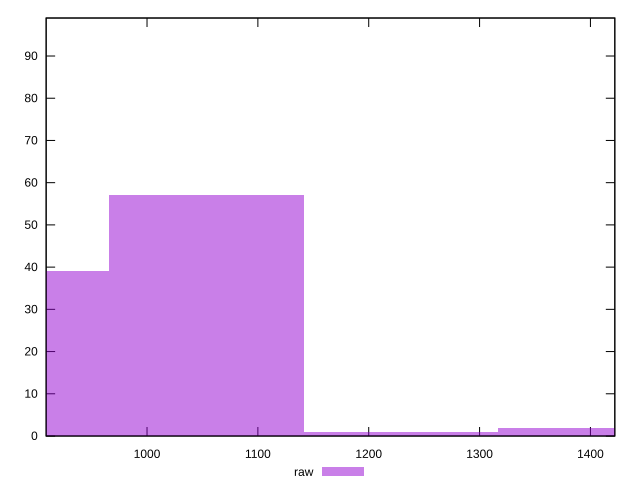

This figure's gnuplot source:
reset

$raw <<EOF
1229.1569938876416 1
1404.7508501573047 2
1053.5631376179786 57
877.9692813483155 39
EOF

set key outside below
set boxwidth 175.5938562696631
set xrange [909:1422]
set yrange [0:99]
set trange [0:99]
set style fill transparent solid 0.5 noborder
set terminal svg size 640, 490 enhanced background rgb 'white'
set output "report/report_00029_2021-02-24T13-36-40.390Z/uses-rel-preload/samples/card/raw/histogram.svg"

plot $raw title "raw" with boxes

reset
